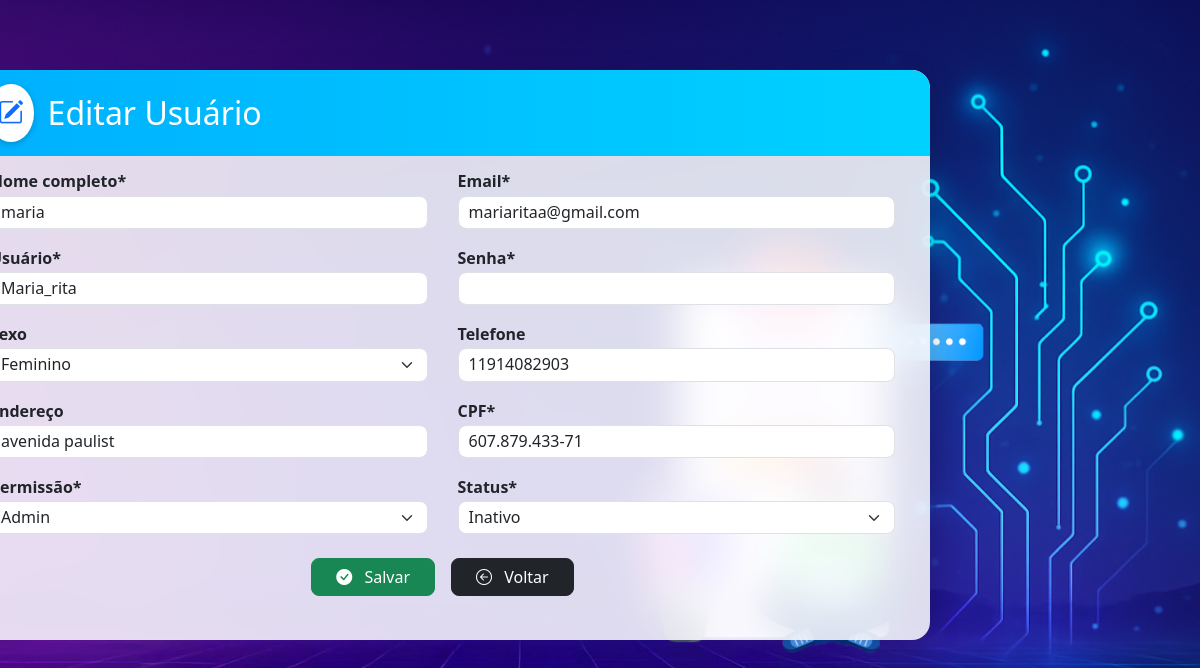
/editar/11, run on the app's committed database.
### tables this page shows
CREATE TABLE usuarios (
    id INTEGER PRIMARY KEY AUTOINCREMENT,
    nome TEXT NOT NULL,
    email TEXT NOT NULL,
    usuario TEXT NOT NULL,
    senha TEXT NOT NULL,
    sexo TEXT,
    telefone TEXT,
    endereco TEXT,
    cpf TEXT NOT NULL,
    permissao TEXT NOT NULL,
    status TEXT NOT NULL
);

### app.py (the view)
@app.route("/editar/<int:id>", methods=["GET", "POST"])
def editar(id):
    if request.method == "POST":
        atualizar_usuario(id, request.form)
        return redirect(url_for("index"))
    usuario = obter_usuario(id)
    if not usuario:
        return redirect(url_for("index"))
    return render_template("edit.html", usuario=usuario)

### app.py (called while the page is built)
def get_conn():
    return sqlite3.connect(DB_PATH)

def obter_usuario(uid: int):
    with get_conn() as conn:
        cur = conn.cursor()
        cur.execute("""
            SELECT id, nome, email, usuario, senha, sexo, telefone,
                   endereco, cpf, permissao, status
            FROM usuarios
            WHERE id=?
        """, (uid,))
        return cur.fetchone()

### templates/edit.html (shortened to what this page needs)
{% extends 'base.html' %}
{% block content %}
<div class="card-edit">
  <div class="custom-header">
    <i class="bi bi-pencil-square header-icon"></i>
    <h2 class="mb-0">Editar Usuário</h2>
  </div>
  <div class="edit-scroll">
    <form method="POST" action="{{ url_for('editar', id=usuario[0]) }}">
      <div class="form-grid">
        <div class="campo">
          <label class="form-label">Nome completo*</label>
          <input type="text" name="nome" class="form-control"
                 value="{{ (usuario[1] if usuario else '') | default('') }}" required>
        </div>
        <div class="campo">
          <label class="form-label">Email*</label>
          <input type="email" name="email" class="form-control"
                 value="{{ (usuario[2] if usuario else '') | default('') }}" required>
        </div>
        <div class="campo">
          <label class="form-label">Usuário*</label>
          <input type="text" name="usuario" class="form-control"
                 value="{{ (usuario[3] if usuario else '') | default('') }}" required>
        </div>
        <div class="campo">
          <label for="senha" class="form-label">Senha*</label>
          <div class="input-with-eye">
            <input
              type="password"
              name="senha"
              class="form-control"
              id="senha"
              required
              minlength="6"
              maxlength="8"
              pattern="^(?=.*[a-z])(?=.*[A-Z])(?=.*\d)(?=.*[^A-Za-z0-9]).{6,8}$"
              title="A senha deve ter de 6 a 8 caracteres e conter: 1 maiúscula, 1 minúscula, 1 número e 1 símbolo."
              autocomplete="new-password"
            />
          </div>
        </div>
        <div class="campo">
          <label class="form-label">Sexo</label>
          {% set sexo_val = (usuario[5] if usuario else '') %}
          <select name="sexo" class="form-select">
            <option value="Feminino"  {{ 'selected' if sexo_val=='Feminino'  else '' }}>Feminino</option>
          </select>
        </div>
        <div class="campo">
          <label class="form-label">Telefone</label>
          <input type="tel" name="telefone" class="form-control"
                 value="{{ (usuario[6] if usuario else '') | default('') }}">
        </div>
        <div class="campo">
          <label class="form-label">Endereço</label>
          <input type="text" name="endereco" class="form-control"
                 value="{{ (usuario[7] if usuario else '') | default('') }}">
        </div>
        <div class="campo">
          <label class="form-label">CPF*</label>
          <input type="text" name="cpf" class="form-control"
                 value="{{ (usuario[8] if usuario else '') | default('') }}" required>
        </div>
        <div class="campo">
          <label class="form-label">Permissão*</label>
          {% set perm_val = (usuario[9] if usuario else '') %}
          <select name="permissao" class="form-select" required>
            <option value="Admin"   {{ 'selected' if perm_val=='Admin'   else '' }}>Admin</option>
          </select>
        </div>
        <div class="campo">
          <label class="form-label">Status*</label>
          {% set status_val = (usuario[10] if usuario else '') %}
          <select name="status" class="form-select" required>
            <option value="Inativo" {{ 'selected' if status_val=='Inativo' else '' }}>Inativo</option>
          </select>
        </div>
      </div>
      <div class="text-center mt-4 d-flex justify-content-center gap-3">
        <button type="submit" class="btn btn-success btn-custom px-4">
          <i class="bi bi-check-circle-fill me-2"></i> Salvar
        </button>
        <a href="{{ url_for('index') }}" class="btn btn-dark btn-custom px-4">
          <i class="bi bi-arrow-left-circle me-2"></i> Voltar
        </a>
      </div>
    </form>
  </div>
</div>
{% endblock %}

### static/style.css (style rules this page uses)
body { font-family: 'Segoe UI', Tahoma, Geneva, Verdana, sans-serif; background-image: url('/static/img/background-cadastro.jpg'); background-size: cover; background-position: center; background-repeat: no-repeat; min-height: 100vh; margin: 0; }
:root { --card-left: 260px; --card-top: 70px; --card-bottom-gap: 160px; --list-left-adjust: -250px; --edit-left-adjust: -250px; }
.header-icon { font-size: 2rem; background: white; color: #0d6efd; padding: 10px; border-radius: 50%; box-shadow: 0 2px 6px rgba(0,0,0,0.2); }
.btn { border-radius: 8px; transition: all 0.3s ease; }
input.form-control, select.form-select { border-radius: 8px; box-shadow: none !important; }
html, body { height: 100%; overflow: hidden; }
.form-grid { display: grid; grid-template-columns: minmax(280px,1fr) minmax(280px,1fr); column-gap: var(--col-gap); row-gap: var(--row-gap); }
.form-grid label { display: inline-block; margin: 0 0 4px; font-weight: 600; line-height: 1.2; }
.form-grid input, .form-grid select { height: var(--inp-h); padding: 6px 10px; line-height: 1.2; width: 100%; }
@media (max-width: 1365px) { :root { --card-left: 220px; } }
.campo { display:flex; flex-direction:column; }
.input-with-eye { position: relative; }
.page-edit .card-edit { position: fixed !important; top: var(--card-top) !important; left: calc(var(--card-left) + var(--edit-left-adjust)) !important; width: min(960px, 92vw) !important; background: rgba(255,255,255,0.85); backdrop-filter: blur(20px); border-radius: 18px; box-shadow: 0 8px 30px rgba(0,0,0,0.2); display: flex; flex-direction: column; height: calc(100vh - var(--card-top) - var(--card-bottom-gap)) !important; overflow: hidden; }
.page-edit .card-edit .edit-scroll { flex: 1 1 auto; min-height: 0; overflow-y: auto !important; padding: 16px 20px; }
.card-list .custom-header, .page-edit .card-edit .custom-header { background: linear-gradient(90deg,#00B0FF,#00D2FF) !important; color: #fff !important; padding: 14px 18px !important; border-radius: 18px 18px 0 0 !important; }
.card-edit .custom-header { display: flex; align-items: center; gap: 14px; }
.card-edit .custom-header .header-icon { font-size: 1.6rem; }
.page-edit .form-grid { display: grid; grid-template-columns: 1fr 1fr; gap: 20px 30px; }
.page-edit .form-grid .campo { display: flex; flex-direction: column; }
.page-edit .card-edit { height: calc(100vh - var(--card-top) - var(--card-bottom-gap)); }
.page-edit .card-edit .edit-scroll { flex: 1 1 auto; min-height: 0; overflow-y: scroll; scrollbar-gutter: stable; }
:root { --list-left-adjust: -250px; --edit-left-adjust: -250px; }
.page-edit .card-edit { position: fixed !important; left: calc(var(--card-left) + var(--edit-left-adjust)) !important; }

### data on the page
usuarios: nome "maria", email "mariaritaa@gmail.com", usuario "Maria_rita", telefone "11914082903", endereco "avenida paulist", cpf "607.879.433-71"
